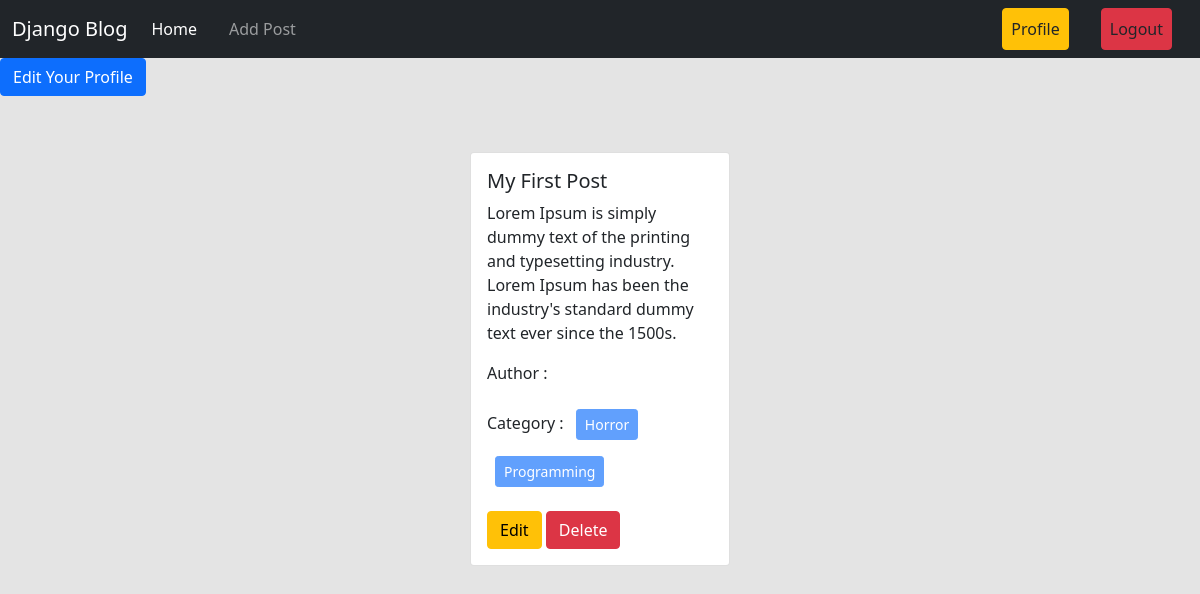
The app's page /author/profile/ (signed in) with its own data.
### posts/models.py (models this page shows, shortened)
class Post(models.Model):
    title = models.CharField(max_length=50)
    content = models.TextField()
    category = models.ManyToManyField(Category) # ekta post multiple categorir moddhe thakte pare abar ekta categorir moddhe multiple post thakte pare
    author = models.ForeignKey(User, on_delete=models.CASCADE)

### categories/models.py (models this page shows, shortened)
class Category(models.Model):
    name = models.CharField(max_length=100)
    slug = models.SlugField(max_length=100,unique=True, null=True, blank=True)

### author/views.py (the view)
# urls.py: path('profile/', views.profile, name='profile'),
@login_required
def profile(request):
    data = Post.objects.filter(author = request.user)
    return render(request, 'profile.html', {'data' : data})

### author/templates/profile.html
{% extends 'base.html' %} {% load crispy_forms_tags %} {% block content %}
<div>
  <a class="btn btn-primary" href="{% url 'edit_profile' %}">
    Edit Your Profile</a
  >
</div>
<div class="d-flex flex-wrap justify-content-center px-5 pt-5">
  {% for post in data %}
  <div class="col-sm-3">
    <div class="card m-2">
      <div class="card-body">
        <h5 class="card-title">{{post.title}}</h5>
        <p class="card-text">{{post.content}}</p>
        <p>Author : {{post.author.first_name}} {{post.author.last_name}}</p>
        <p>
          Category : {% for cat in post.category.all %}
          <button class="btn btn-primary btn-sm m-2" disabled>
            {{cat.name}}
          </button>
          {% endfor %}
        </p>
        <a href="{% url 'edit_post' post.id %}" class="btn btn-warning">Edit</a>
        <a href="{% url 'delete_post' post.id %}" class="btn btn-danger"
          >Delete</a
        >
      </div>
    </div>
  </div>
  {% endfor %}
</div>
{% endblock %}

### records on screen
Post: title "My First Post", content "Lorem Ipsum is simply dummy text of the printing and typesetting industry. Lorem Ipsum has been the industry's standard dummy text ever since the 1500s."
Category: name "Horror"
Category: name "Programming"
